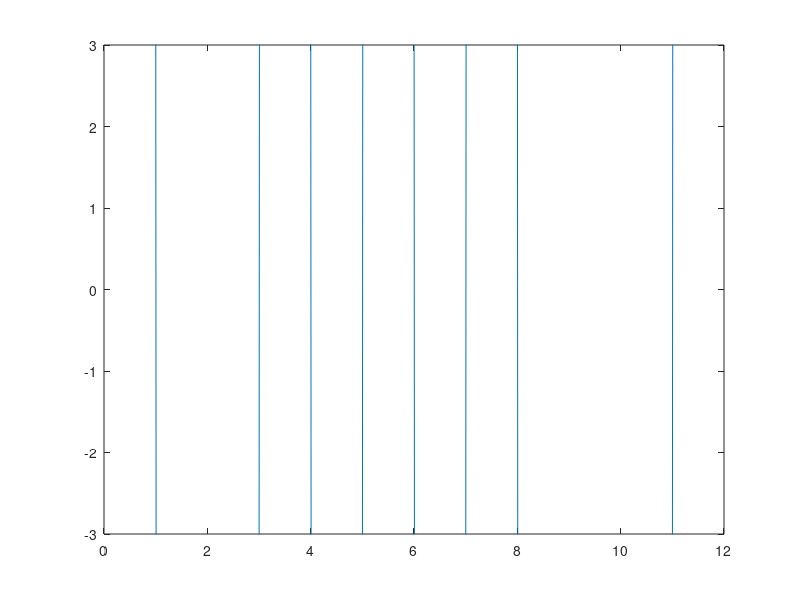

The MATLAB source for this figure:
clear


bits = [0,1,1,0,1,0,1,0,1,1,1,0];

promt =('Enter the input ');
z=input(promt);

for i = 1:length(bits)
    if(bits(i)==0) 
        amplitude(i) = z;
    else 
        amplitude(i) = -z;
    end
    
end




Time=12;  
%length(bits)/bitrate;

sampling_frequency = 100;
%mn=1/(sampling_frequency*bitrate)
time = 0:(1/sampling_frequency):Time;

x = 1;

for i = 1:length(time)
    y_value(i)= amplitude(x);
    if time(i)>=x
        x= x+1;
    end
end
     

plot(time,y_value);
axis([0 Time -3 3]);


% demodulation
x = 0;

for i = 1:length(time)
    if time(i)>x
        x = x + 1;
        if y_value(i)<0
          ans_bits(x) = 1;
         else
          ans_bits(x) = 0;
        end
    end
end

disp('Demodulation : ')
disp(ans_bits)


